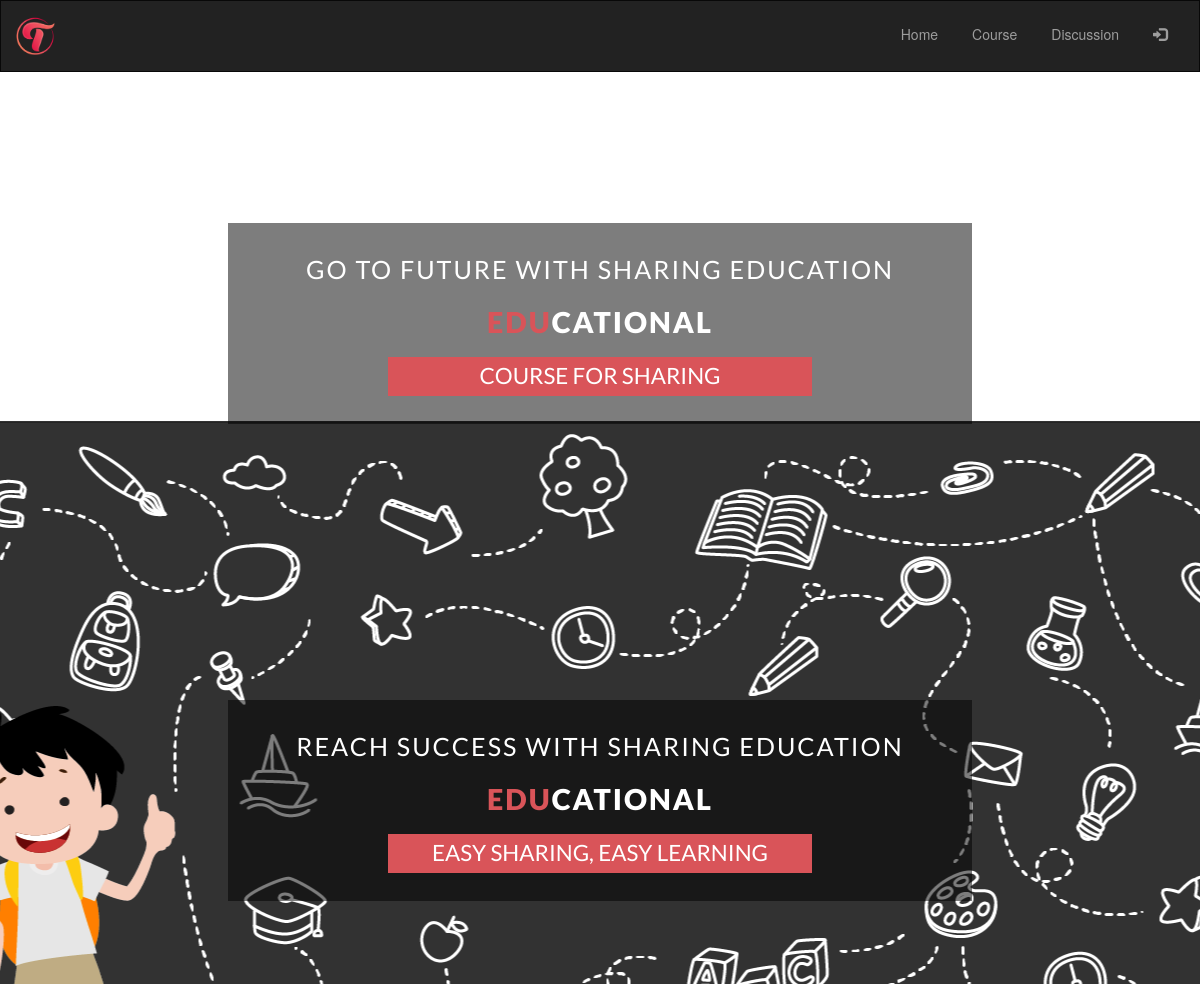
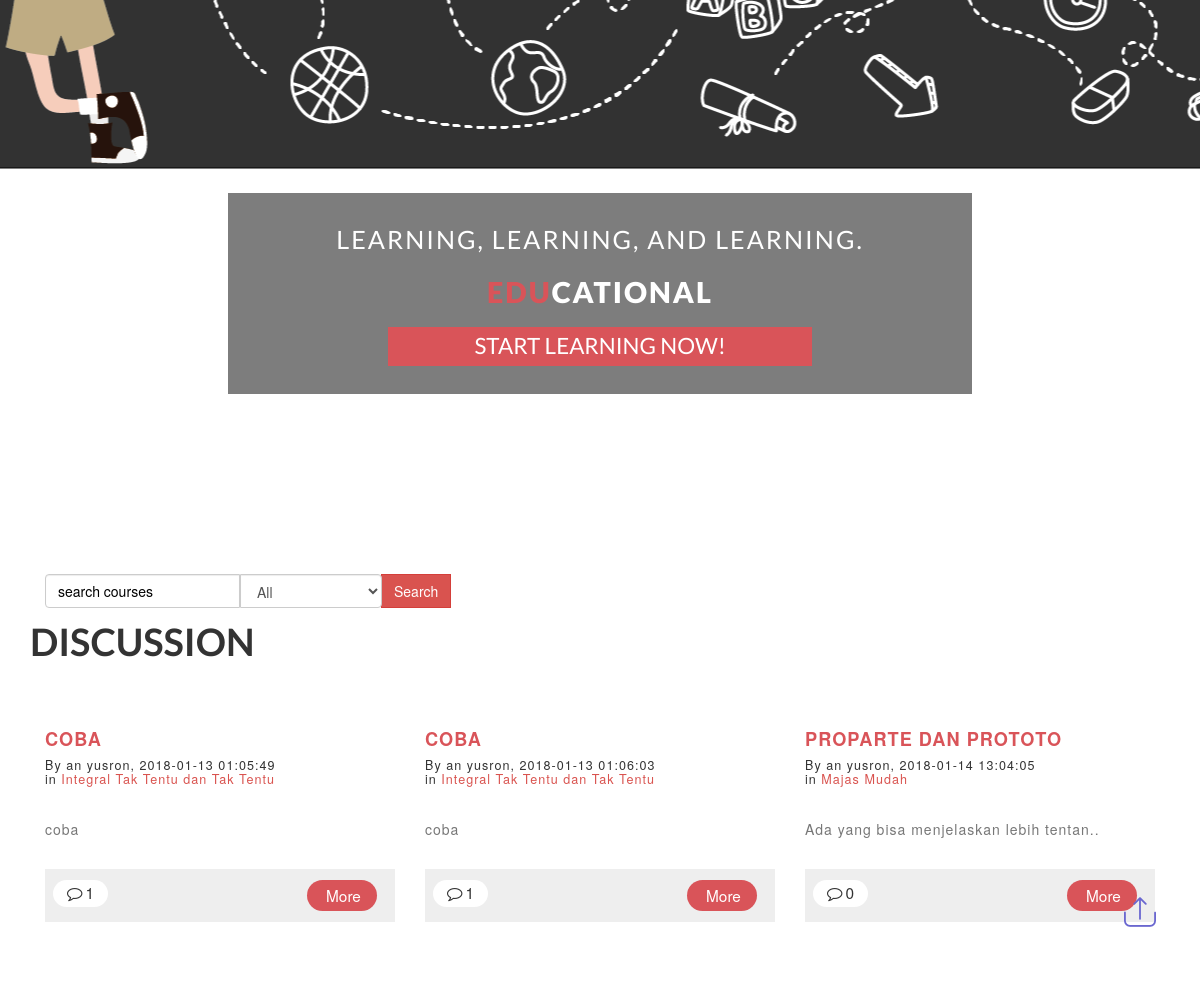
Screenshot of /index.php/discussion with the database file from the repository (2 pictures, top to bottom).
### tables this page shows
CREATE TABLE `config` (
  `id_config` int(5) NOT NULL,
  `id_user` int(5) NOT NULL,
  `type` varchar(50) NOT NULL,
  `text` text,
  `img` text,
  `created_at` datetime NOT NULL,
  `last_update` datetime NOT NULL
);

CREATE TABLE `comment` (
  `id_comment` int(5) NOT NULL,
  `id_title` int(5) NOT NULL,
  `id_user` int(5) NOT NULL,
  `subject` varchar(200) NOT NULL,
  `text_comment` text NOT NULL,
  `reply_id` int(5) NOT NULL DEFAULT '0',
  `created_at` datetime NOT NULL
);

CREATE TABLE `user` (
  `id_user` int(5) NOT NULL,
  `email` varchar(200) NOT NULL,
  `username` varchar(40) NOT NULL,
  `password` text NOT NULL,
  `name` text NOT NULL,
  `city` varchar(100) NOT NULL,
  `bio` text NOT NULL,
  `photo` varchar(200) NOT NULL DEFAULT 'profile.png',
  `role` int(1) NOT NULL,
  `status` int(1) NOT NULL DEFAULT '0',
  `created_at` datetime NOT NULL,
  `last_update` datetime NOT NULL
);

CREATE TABLE `course_title` (
  `id_title` int(5) NOT NULL,
  `id_user` int(5) NOT NULL,
  `title` varchar(200) NOT NULL,
  `subject` varchar(25) NOT NULL,
  `description` text NOT NULL,
  `thumbnail` text NOT NULL,
  `created_at` datetime NOT NULL,
  `last_update` datetime NOT NULL,
  `status` int(1) NOT NULL DEFAULT '0',
  `pick` int(1) NOT NULL DEFAULT '0',
  `visitor` int(5) NOT NULL,
  `random_code` varchar(11) NOT NULL
);

### application/controllers/Discussion.php (called while the page is built, shortened)
<?php
class Discussion extends CI_Controller {
	public function __construct()
	{
		$this->load->model('course_model');
		$this->load->model('auth_model');
		$this->load->model('home_model');
	}
	public function index()
	{
		$sld_img = $this->home_model->GetData(['type'=> 'slide image'],'config')->row('img');
		$slider = $this->home_model->GetData(['type'=>'slide'],'config')->result();
		$user_id = $this->session->userdata('logged_id');
		$username_id = $this->auth_model->GetUser(['id_user' => $user_id])->row('username');
		$title = $this->input->get('title');
		$subject = $this->input->get('subject');
		if (empty($title) && empty($subject)) {
		$list_discuss = $this->course_model->GetListDiscuss(['reply_id'=>'0'],'','');
		}
		$comment_amount = array();
		foreach ($list_discuss as $discuss) {
			$comment_amount[$discuss->id_comment] = $this->home_model->GetSelectData('COUNT(id_comment) as comment_amount',['reply_id' => $discuss->id_comment],'comment')->row('comment_amount');
		}
		if (!empty($title) || !empty($subject)) {
			$data = [
				'list_subject'	=> $this->course_model->GetSubject(),
				'main_view'  => 'discussion_view',
				'list_discuss' => $list_discuss,
				'username_id'	=> $username_id,
				'slider'		=> $slider,
				'title'		 	=> $title,
				'subject'		=> $subject,
				'comment_amount' => $comment_amount,
				'sld_img'		=> $sld_img,
		 		];
		}
		else{
				$data = [
				'list_subject'	=> $this->course_model->GetSubject(),
				'main_view'  => 'discussion_view',
				'list_discuss' => $list_discuss,
				'username_id'	=> $username_id,
				'slider'		=> $slider,
				'comment_amount' => $comment_amount,
				'sld_img'		=> $sld_img,
		 		];
		}
				$this->load->view('templet', $data);
	}
}

### index.php (called while the page is built, shortened)
<?php
require_once BASEPATH.'core/CodeIgniter.php';

### application/models/home_model.php (called while the page is built, shortened)
<?php
class Home_model extends CI_Model {
	 public function GetData($where,$table)
    {
      return $this->db->where($where)->get($table);
    }
    public function GetSelectData($select,$where,$table)
    {
      return $this->db->select($select)->where($where)->get($table);
    }
}

### application/models/course_model.php (called while the page is built, shortened)
<?php
class Course_model extends CI_Model {
	public function GetSubject(){
		return $this->db->where('type', 'subject')->order_by('text','ASC')->get('config')->result();
	}
    public function GetListDiscuss($where,$keyword,$keywordd){
    if ($keyword == '' && $keywordd == '') {
     return $this->db->select('comment.*, user.username, course_title.random_code, course_title.title, comment.created_at as comment_created')
            ->where($where)
            ->join('user', 'comment.id_user = user.id_user')
            ->join('course_title', 'comment.id_title = course_title.id_title')
            ->group_by('id_comment')
            ->get('comment')
            ->result();
    }
    }
}

### application/views/discussion_view.php (the view, shortened to what this page needs)
	<div class="header" style="background: url(<?php echo base_url().'assets/images/'.$sld_img; ?>) no-repeat center;">
			<div class="slider">
				<div class="callbacks_container">
					<ul class="rslides" id="slider">
						<?php foreach ($slider as $sld) {
							$texts = explode("|",$sld->text);
						?>
						<li>
							<div class="slider-info">
								<p><?php echo $texts[0] ?></p>
								<h3><a href="#"><span>EDU</span>CATIONAL</a></h3>
								<h6><?php echo $texts[1] ?></h6>
							</div>
						</li>
						<?php } ?>
					</ul>
				</div>
			</div>
	</div>
<div class="event" id="events">
	<div class="container">
		<div class="nav nav-justified navbar-nav">
            <form class="navbar-form navbar-search" id="formcourses" method="get" action="<?php echo base_url() ?>discussion" role="search">
                <div class="input-group">
                    <input type="text" id="title" name="title" class="form-control" value="<?php if(!empty($title)) { echo $title; } ?>" placeholder="search courses">
                    <div class="input-group-btn">
                        <input type="submit"  class="btn btn-search btn-danger" value="Search" id="searchcourses">
                        <select class="form-control" name="subject">
                            <option value="">All</option>
                                </select>
                    </div>
                </div>
            </form>
        </div>
        <br>
        <br>
		<h3 style="text-align: left;text-transform: uppercase;">Discussion</h3>
		<?php
		if (!empty($list_discuss)) {
		 foreach ($list_discuss as $discuss) { ?>
		<div class="col-md-4 eve-agile e1">
			<div class="eve-sub1">
			<h4><a href="#" data-toggle="modal" data-target="#myModal5" title="<?php echo $discuss->subject; ?>">
				<?php
                        if (strlen($discuss->subject) < 24) {
                          echo $discuss->subject;
                        }
                        else{
                        echo  substr($discuss->subject, 0,23).'..';
                        } ?>
			</a></h4>
				<h6>By an <a href="#"><?php echo $discuss->username ?></a>, <?php echo $discuss->comment_created ?>
				<br>in <a href="#" data-toggle="modal" data-target="#lesson" class="lesson_view" id="<?php echo $discuss->random_code ?>" style="color:#d9534f;"><?php echo $discuss->title ?></a></h6>
				<p><?php
                        if (strlen($discuss->text_comment) < 37) {
                          echo $discuss->text_comment;
                        }
                        else{
                        echo  substr($discuss->text_comment, 0,38).'..';
                        } ?></p>
			</div>
			<div class="eve-sub2">
				<div class="eve-w3lleft">
					<?php
					if(array_key_exists($discuss->id_comment, $comment_amount)) {
					$comments =  $comment_amount[$discuss->id_comment];
					}
					 ?>
					<h6><i class="fa fa-comment-o" aria-hidden="true"></i><?php echo $comments; ?></h6>
				</div>
				<div class="eve-w3lright e1">
					<a href="<?php echo base_url().'discuss/'.$discuss->random_code ?>" data-toggle="" data-target="" title="<?php echo $discuss->subject; ?>"><h5>More</h5></a>
				</div>
				<div class="clearfix"></div>
			</div>
		</div>
		<?php
    }
        } ?>
	</div>
</div>

### assets/css/chocolat.css (style rules this page uses)
body { margin:0; padding:0; }

### application/views/templet.php (style rules this page uses)
body { margin-top:20px; ; }

### rows the page displays
config: text "GO TO FUTURE WITH SHARING EDUCATION", text "COURSE FOR SHARING"
config: text "REACH SUCCESS WITH SHARING EDUCATION", text "EASY SHARING, EASY LEARNING"
config: text "LEARNING, LEARNING, AND LEARNING.", text "START LEARNING NOW!"
comment: subject "COBA", id_user.username "yusron", created_at "2018-01-13 01:05:49", id_title.title "Integral Tak Tentu dan Tak Tentu", text_comment "coba", id_comment.id_config "1"
comment: subject "COBA", id_user.username "yusron", created_at "2018-01-13 01:06:03", id_title.title "Integral Tak Tentu dan Tak Tentu", text_comment "coba", id_comment.id_config "1"
comment: subject "PROPARTE DAN PROTOTO", id_user.username "yusron", created_at "2018-01-14 13:04:05", id_title.title "Majas Mudah", text_comment "Ada yang bisa menjelaskan lebih tentan", id_comment.id_user "0"
